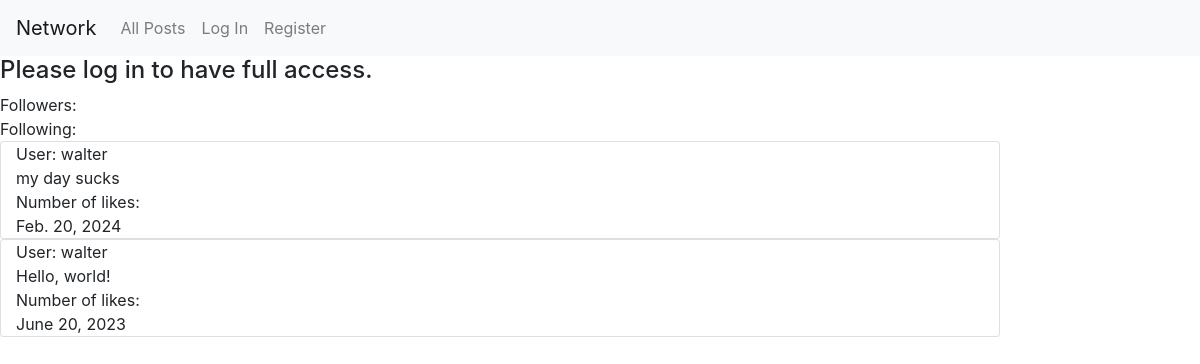
Screenshot of /profile/4 with the database file from the repository.
### network/models.py (models this page shows, shortened)
class Post(models.Model):
    user = models.ForeignKey(User, on_delete=models.CASCADE, blank=True, null=True, related_name="poster")
    post = models.CharField(max_length=64)
    date = models.DateField()

class User(AbstractUser):
    pass
    def __str__(self):
        return self.username

### network/views.py (the view)
# urls.py: path("profile/<int:user_id>", views.profile, name="profile"),
def profile(request, user_id):
    if request.user.is_authenticated:
        posts = Post.objects.filter(user=user_id).order_by('-date')
        follows = Follower.objects.all()
        return render(request, "network/profile.html", {
            'posts': posts,
            'follows': follows
        })
    else:
        posts = Post.objects.filter(user=user_id).order_by('-date')
        return render(request, "network/profile.html", {
            'posts': posts,
        })

### network/templates/network/profile.html
{% extends "network/layout.html" %}
{% block body%}
    {% if user.is_authenticated %}
    <h1>{{user}}</h1>
    {% else %}
    <h4>Please log in to have full access.</h4>
    {% endif %}
    <div>
        <section>
            Followers: {{ followStat.numberFollowers }}
        </section>
        <section>
            Following: {{ followStat.numberFollowings }}
        </section>
        {% if user.is_authenticated %}
        <div class="mb-3">
            {% for post in posts %}
            <div class="card col-10">
                <div>User: {{ post.user }}</div>
                <div>{{ post.post }}</div>
                <div>Number of likes: {{post.likes}}</div>
                <div>{{ post.date }}</div>
                {% if user.id != post.user.id %}
                    <form action="{% url 'followDecrease' userFollow=post.user.id %}" method="post" name="unfollow">
                      {% csrf_token %}
                      <button type="submit" class="btn btn-primary">Unfollow</button>
                    </form>
                    <form action="{% url 'followerCount' userFollow=post.user.id %}" method="post" name="follow">
                      {% csrf_token %}
                      <button type="submit" class="btn btn-primary">Follow</button>
                    </form>
                {% endif %}
            </div>
            {% endfor %}
        </div>
      {% else %}
      <div class="mb-3">
        {% for post in posts %}
        <div class="card col-10">
            <div>User: {{ post.user }}</div>
            <div>{{ post.post }}</div>
            <div>Number of likes: {{post.likes}}</div>
            <div>{{ post.date }}</div>
        </div>
        {% endfor %}
      {% endif %}
  </div>
{% endblock %}

### rows the page displays
Post: user "walter", post "my day sucks", date "Feb. 20, 2024"
Post: user "walter", post "Hello, world!", date "June 20, 2023"
